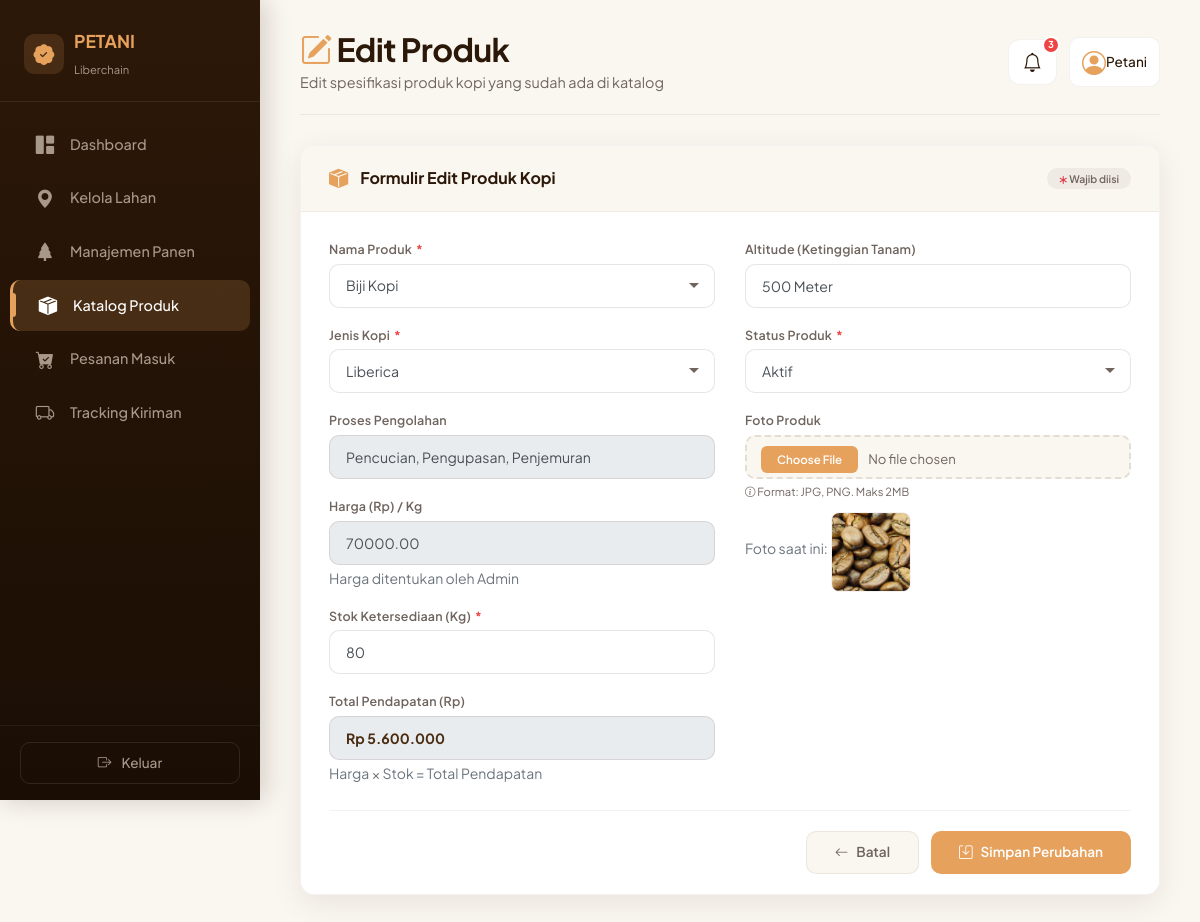
The page /petani/produk/edit/39 on the database its author committed.
### tables this page shows
CREATE TABLE `tb_produk` (
  `id_produk` int(11) NOT NULL,
  `id_user` int(11) NOT NULL,
  `nama_produk` varchar(150) NOT NULL,
  `stok_produk` int(11) DEFAULT 0,
  `grade` varchar(50) DEFAULT NULL,
  `jenis_kopi` varchar(50) DEFAULT NULL,
  `harga` decimal(12,2) DEFAULT NULL,
  `altitude` varchar(100) DEFAULT NULL,
  `flavor_notes` text DEFAULT NULL,
  `deskripsi` text DEFAULT NULL,
  `proses` varchar(100) DEFAULT NULL,
  `foto_utama` varchar(255) DEFAULT NULL,
  `status_produk` enum('Aktif','Nonaktif') DEFAULT 'Aktif',
  `created_at` timestamp NOT NULL DEFAULT current_timestamp()
);

### application/controllers/petani/Produk.php (called while the page is built, shortened)
<?php
class Produk extends CI_Controller
{
    public function __construct()
    {
        $this->load->model('Produk_model');
        $this->load->model('Notifikasi_model');
    }
    public function edit($id)
    {
        $id_user = $this->session->userdata('id_user');
        $data['notifikasi'] = $this->Notifikasi_model->get_unread_notif($id_user);
        $data['unread_count'] = $this->Notifikasi_model->count_unread($id_user);
        $data['role'] = 'Petani';
        $data['produk'] = $this->Produk_model->getById($id);
        $this->load->view('petani/produk_edit', $data);
    }
}

### index.php (called while the page is built, shortened)
<?php
require_once BASEPATH . 'core/CodeIgniter.php';

### application/models/Produk_model.php (called while the page is built, shortened)
<?php
class Produk_model extends CI_Model {
    private $table = 'tb_produk';
    public function getById($id)
    {
        return $this->db
                    ->where('id_produk',$id)
                    ->get($this->table)
                    ->row();
    }
}

### application/views/petani/produk_edit.php (the view, shortened to what this page needs)
<!DOCTYPE html>
<html lang="id">
<head>
    <link rel="stylesheet" href="https://cdn.jsdelivr.net/npm/bootstrap@4.6.2/dist/css/bootstrap.min.css">
    <link rel="stylesheet" href="https://cdn.jsdelivr.net/npm/bootstrap-icons@1.11.3/font/bootstrap-icons.min.css">
</head>
<body>
    <div class="sidebar" id="sidebarMenu">
        <div class="sidebar-brand">
            <div class="brand-icon">
                <i class="bi bi-patch-check-fill"></i>
            </div>
            <span>PETANI <br><small style="font-weight:400; font-size:0.7rem; color:#A8988A;">Liberchain</small></span>
        </div>
        <div class="sidebar-menu-wrapper">
            <ul class="sidebar-menu">
                <li class="menu-item">
                    <a href="<?= base_url('petani/dashboard'); ?>">
                        <i class="bi bi-grid-1x2-fill"></i> Dashboard
                    </a>
                </li>
                <li class="menu-item">
                    <a href="<?= base_url('petani/lahan'); ?>">
                        <i class="bi bi-geo-alt-fill"></i> Kelola Lahan
                    </a>
                </li>
                <li class="menu-item">
                    <a href="<?= base_url('petani/panen'); ?>">
                        <i class="bi bi-tree-fill"></i> Manajemen Panen
                    </a>
                </li>
                <li class="menu-item active">
                    <a href="<?= base_url('petani/produk'); ?>">
                        <i class="bi bi-box-seam-fill"></i> Katalog Produk
                    </a>
                </li>
                <li class="menu-item">
                    <a href="<?= base_url('petani/transaksi'); ?>">
                        <i class="bi bi-cart-check-fill"></i> Pesanan Masuk
                    </a>
                </li>
                <li class="menu-item">
                    <a href="<?= base_url('petani/tracking'); ?>">
                        <i class="bi bi-truck"></i> Tracking Kiriman
                    </a>
                </li>
            </ul>
        </div>
        <div class="sidebar-footer">
            <button class="btn-logout" onclick="window.location.href='<?= base_url('auth/logout'); ?>'">
                <i class="bi bi-box-arrow-right"></i> Keluar
            </button>
        </div>
    </div>
    <div class="main-content">
        <div class="page-header d-flex justify-content-between align-items-center flex-wrap">
            <div>
                <h2 class="d-inline-block align-middle mb-0">
                    <i class="bi bi-pencil-square" style="color: var(--amber-cream);"></i> Edit Produk
                </h2>
                <p class="subtitle mb-0 mt-1">
                    Edit spesifikasi produk kopi yang sudah ada di katalog
                </p>
            </div>
            <div class="d-flex align-items-center gap-3" style="gap: 12px;">
                <div style="position: relative;">
                    <button class="notif-btn" id="notifToggle">
                        <i class="bi bi-bell" style="font-size: 1.2rem;"></i>
                        <span class="notif-dot">3</span>
                    </button>
                </div>
                <div class="d-flex align-items-center gap-2"
                    style="cursor: pointer; padding: 6px 12px; border-radius: 10px; background: var(--card-white); border: 1px solid rgba(74,44,17,0.06);">
                    <i class="bi bi-person-circle" style="font-size: 1.5rem; color: var(--amber-cream);"></i>
                    <span style="font-weight:500; font-size:0.85rem;">Petani</span>
                </div>
            </div>
        </div>
        <div class="custom-card">
            <div class="card-header-custom">
                <i class="bi bi-box-seam-fill"></i>
                Formulir Edit Produk Kopi
                <span class="badge-required">
                    <i class="bi bi-asterisk text-danger" style="font-size:0.5rem;"></i> Wajib diisi
                </span>
            </div>
            <div class="card-body-custom">
                <form action="<?= base_url('petani/produk/update/' . $produk->id_produk); ?>" method="post" enctype="multipart/form-data">
                    <div class="row">
                        <div class="col-lg-6">
                            <div class="form-group">
                                <label>Nama Produk <span class="required">*</span></label>
                                <select name="nama_produk" id="nama_produk" class="form-control" required>
                                    <option value="Biji Kopi" <?= isset($produk) && $produk->nama_produk == 'Biji Kopi' ? 'selected' : ''; ?>>Biji Kopi</option>
                                </select>
                            </div>
                            <div class="form-group">
                                <label>Jenis Kopi <span class="required">*</span></label>
                                <select name="jenis_kopi" id="jenis_kopi" class="form-control" required>
                                    <option value="Liberica">Liberica</option>
                                </select>
                            </div>
                            <div class="form-group">
                                <label>Proses Pengolahan</label>
                                <input type="text" name="proses" id="proses" class="form-control"
                                       placeholder="Otomatis terisi berdasarkan Nama Produk"
                                       value="<?= isset($produk) ? ($produk->proses ?? '') : ''; ?>" readonly>
                            </div>
                            <div class="form-group">
                                <label>Harga (Rp) / Kg</label>
                                <input type="number" name="harga" id="harga" class="form-control"
                                       placeholder="Otomatis terisi"
                                       value="<?= isset($produk) ? $produk->harga : ''; ?>" readonly>
                                <small class="text-muted" style="display:block; margin-top:3px; color:var(--text-secondary);">Harga ditentukan oleh Admin</small>
                            </div>
                            <div class="form-group">
                                <label>Stok Ketersediaan (Kg) <span class="required">*</span></label>
                                <input type="number" name="stok_produk" id="stok" class="form-control"
                                    placeholder="Contoh: 50" value="<?= isset($produk) ? $produk->stok_produk : ''; ?>" required>
                            </div>
                            <div class="form-group">
                                <label>Total Pendapatan (Rp)</label>
                                <input type="text" name="total" id="total" class="form-control"
                                       style="font-weight:700; color:var(--roasted-brown);" readonly
                                       value="<?php
                                       if (isset($produk)) {
                                           $harga = $produk->harga ?? 0;
                                           $stok = $produk->stok_produk ?? 0;
                                           echo 'Rp ' . number_format($harga * $stok, 0, ',', '.');
                                       } else {
                                           echo 'Rp 0';
                                       }
                                       ?>">
                                <small class="text-muted" style="display:block; margin-top:3px; color:var(--text-secondary);">Harga × Stok = Total Pendapatan</small>
                            </div>
                        </div>
                        <div class="col-lg-6">
                            <div class="form-group">
                                <label>Altitude (Ketinggian Tanam)</label>
                                <input type="text" name="altitude" class="form-control"
                                    placeholder="Contoh: 900 Meter" value="<?= isset($produk) ? $produk->altitude : ''; ?>">
                            </div>
                            <div class="form-group">
                                <label>Status Produk <span class="required">*</span></label>
                                <select name="status_produk" class="form-control">
                                    <option value="Aktif" <?= isset($produk) && $produk->status_produk == 'Aktif' ? 'selected' : ''; ?>>Aktif</option>
                                </select>
                            </div>
                            <div class="form-group">
                                <label>Foto Produk</label>
                                <div class="file-upload-wrapper">
                                    <input type="file" name="foto_utama" accept=".jpg,.jpeg,.png">
                                    <span class="file-helper">
                                        <i class="bi bi-info-circle"></i> Format: JPG, PNG. Maks 2MB
                                    </span>
                                </div>
                                <?php if (isset($produk) && !empty($produk->foto_utama)): ?>
                                    <div class="mt-2">
                                        <small class="text-muted">Foto saat ini:</small>
                                        <img src="<?= base_url('uploads/produk/' . $produk->foto_utama); ?>"
                                             width="80" height="80" style="object-fit:cover; border-radius:8px; margin-top:4px; border:1px solid rgba(74,44,17,0.06);">
                                    </div>
                                <?php endif; ?>
                            </div>
                        </div>
                    </div>
                    <div class="form-actions">
                        <a href="<?= base_url('petani/produk'); ?>" class="btn btn-secondary-custom btn-custom">
                            <i class="bi bi-arrow-left"></i> Batal
                        </a>
                        <button type="submit" class="btn btn-primary-custom btn-custom">
                            <i class="bi bi-save"></i> Simpan Perubahan
                        </button>
                    </div>
                </form>
            </div>
        </div>
    </div>
</body>
</html>

### rows shown on the page
tb_produk: nama_produk "Biji Kopi", proses "Pencucian, Pengupasan, Penjemuran", harga "70000.00", stok_produk "80", total "Rp 5.600.000", altitude "500 Meter", status_produk "Aktif", foto_utama (picture)
